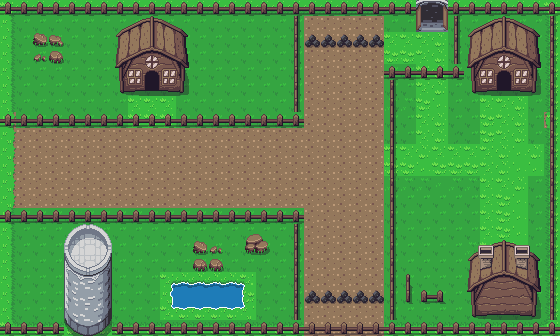

This is a level from a 2D game, rendered from its Tiled map with the project's own tilesets. A one-line summary and the map file follow, with tile-layer data summarised:
An orthogonal 35x21 tile map with 16x16 px tiles, 4 tile layers (ROAD_GRASS, DOOR, OBJECTS, BOMB).

<map version="1.5" tiledversion="1.5.0" orientation="orthogonal" renderorder="right-down" width="35" height="21" tilewidth="16" tileheight="16" infinite="0" nextlayerid="8" nextobjectid="1">
 <editorsettings>
  <export target="TILES_CSV/MAP_01/MAP_01.csv" format="csv" />
 </editorsettings>
 <tileset firstgid="1" source="TILESET_CODING_IN_GAME_ZELDA.tsx" />
 <layer id="1" name="ROAD_GRASS" width="35" height="21">
  <data>[735 cells, 735 non-empty, 19 distinct tile ids]</data>
 </layer>
 <layer id="6" name="DOOR" width="35" height="21">
  <data>[735 cells, 4 non-empty, 4 distinct tile ids]</data>
 </layer>
 <layer id="3" name="OBJECTS" width="35" height="21">
  <data>[735 cells, 293 non-empty, 96 distinct tile ids]</data>
 </layer>
 <layer id="5" name="BOMB" width="35" height="21">
  <data>[735 cells, 10 non-empty, 1 distinct tile ids]</data>
 </layer>
</map>
